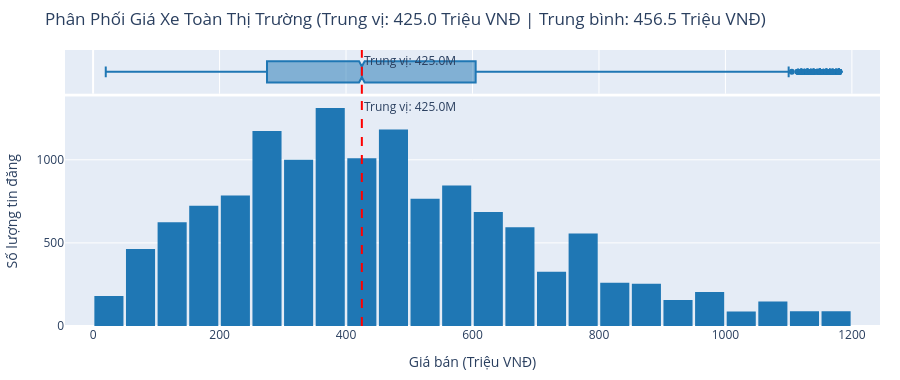

The notebook cell this image was saved under:
### Markdown cell above
### 1. Phân khúc giá trọng tâm toàn thị trường
- **Kết luận chính:**
  - Hơn **65%** giao dịch xe cũ tập trung trong khoảng giá **250 - 650 triệu VNĐ**.
  - Mức giá trung vị toàn thị trường đạt xấp xỉ **485 triệu VNĐ** (trong khi giá trung bình là **540 triệu VNĐ** do bị kéo lệch bởi nhóm xe sang).
  - Phân khúc xe giá rẻ dưới 300 triệu VNĐ chủ yếu là xe hạng A (Kia Morning, Hyundai Grand i10) hoặc xe có tuổi thọ trên 10 năm.

### Code cell
# Biểu đồ tĩnh 1: Phân phối giá xe toàn thị trường kèm Boxplot
median_val = df['price_million'].median()
mean_val = df['price_million'].mean()

fig_static1 = px.histogram(
    df,
    x='price_million',
    nbins=40,
    marginal='box',
    color_discrete_sequence=['#1f77b4'],
    title=f"Phân Phối Giá Xe Toàn Thị Trường (Trung vị: {median_val:.1f} Triệu VNĐ | Trung bình: {mean_val:.1f} Triệu VNĐ)",
    labels={'price_million': 'Giá bán (Triệu VNĐ)'}
)
fig_static1.add_vline(x=median_val, line_dash="dash", line_color="red", annotation_text=f"Trung vị: {median_val:.1f}M")
fig_static1.update_layout(
    bargap=0.08,
    yaxis_title="Số lượng tin đăng",
    height=380,
    margin=dict(l=40, r=20, t=50, b=40)
)
fig_static1.show()

### Figure 1 — Plotly figure (JSON) as saved in the notebook; plotly's stock layout.template omitted (floating-point values rounded to 4 significant figures; data arrays with more than 128 entries replaced by an {"elided": "..."} marker saying what was removed)
{"data": [{"bingroup": "x", "hovertemplate": "Giá bán (Triệu VNĐ)=%{x}<br>count=%{y}<extra></extra>", "legendgroup": "", "marker": {"color": "#1f77b4", "pattern": {"shape": ""}}, "name": "", "nbinsx": 40, "orientation": "v", "showlegend": false, "type": "histogram", "x": {"elided": "13520 float values"}, "xaxis": "x", "yaxis": "y"}, {"hovertemplate": "Giá bán (Triệu VNĐ)=%{x}<extra></extra>", "legendgroup": "", "marker": {"color": "#1f77b4"}, "name": "", "notched": true, "showlegend": false, "type": "box", "x": {"elided": "13520 float values"}, "xaxis": "x2", "yaxis": "y2"}], "layout": {"annotations": [{"showarrow": false, "text": "Trung vị: 425.0M", "x": 425, "xanchor": "left", "xref": "x", "y": 1, "yanchor": "top", "yref": "y domain"}, {"showarrow": false, "text": "Trung vị: 425.0M", "x": 425, "xanchor": "left", "xref": "x2", "y": 1, "yanchor": "top", "yref": "y2 domain"}], "bargap": 0.08, "barmode": "relative", "height": 380, "legend": {"tracegroupgap": 0}, "margin": {"b": 40, "l": 40, "r": 20, "t": 50}, "shapes": [{"line": {"color": "red", "dash": "dash"}, "type": "line", "x0": 425, "x1": 425, "xref": "x", "y0": 0, "y1": 1, "yref": "y domain"}, {"line": {"color": "red", "dash": "dash"}, "type": "line", "x0": 425, "x1": 425, "xref": "x2", "y0": 0, "y1": 1, "yref": "y2 domain"}], "title": {"text": "Phân Phối Giá Xe Toàn Thị Trường (Trung vị: 425.0 Triệu VNĐ | Trung bình: 456.5 Triệu VNĐ)"}, "xaxis": {"anchor": "y", "domain": [0, 1], "title": {"text": "Giá bán (Triệu VNĐ)"}}, "xaxis2": {"anchor": "y2", "domain": [0, 1], "matches": "x", "showgrid": true, "showticklabels": false}, "yaxis": {"anchor": "x", "domain": [0, 0.8316], "title": {"text": "Số lượng tin đăng"}}, "yaxis2": {"anchor": "x2", "domain": [0.8416, 1], "matches": "y2", "showgrid": false, "showline": false, "showticklabels": false, "ticks": ""}}}
